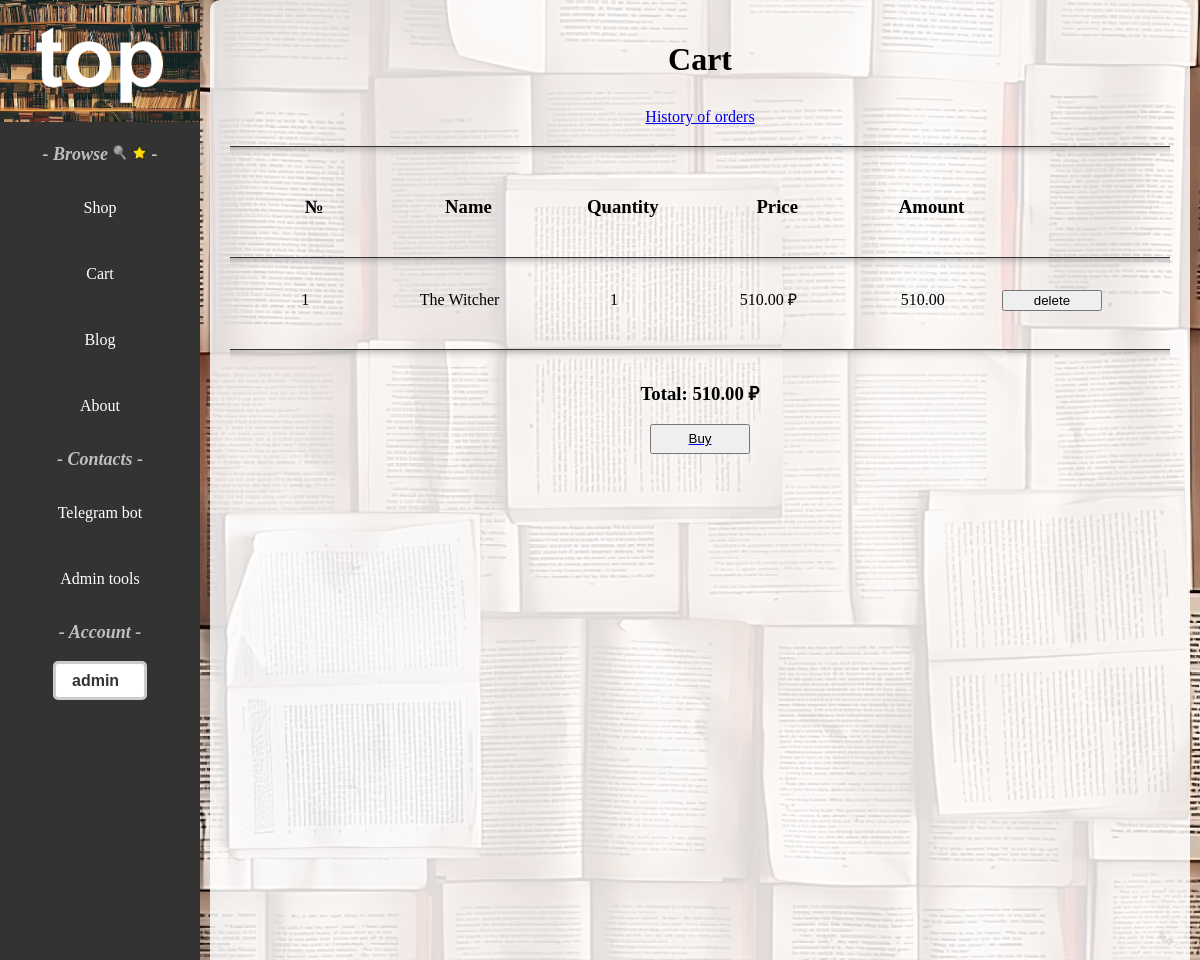
/shop/cart_view/ (signed in), run on an earlier commit of the app's database.
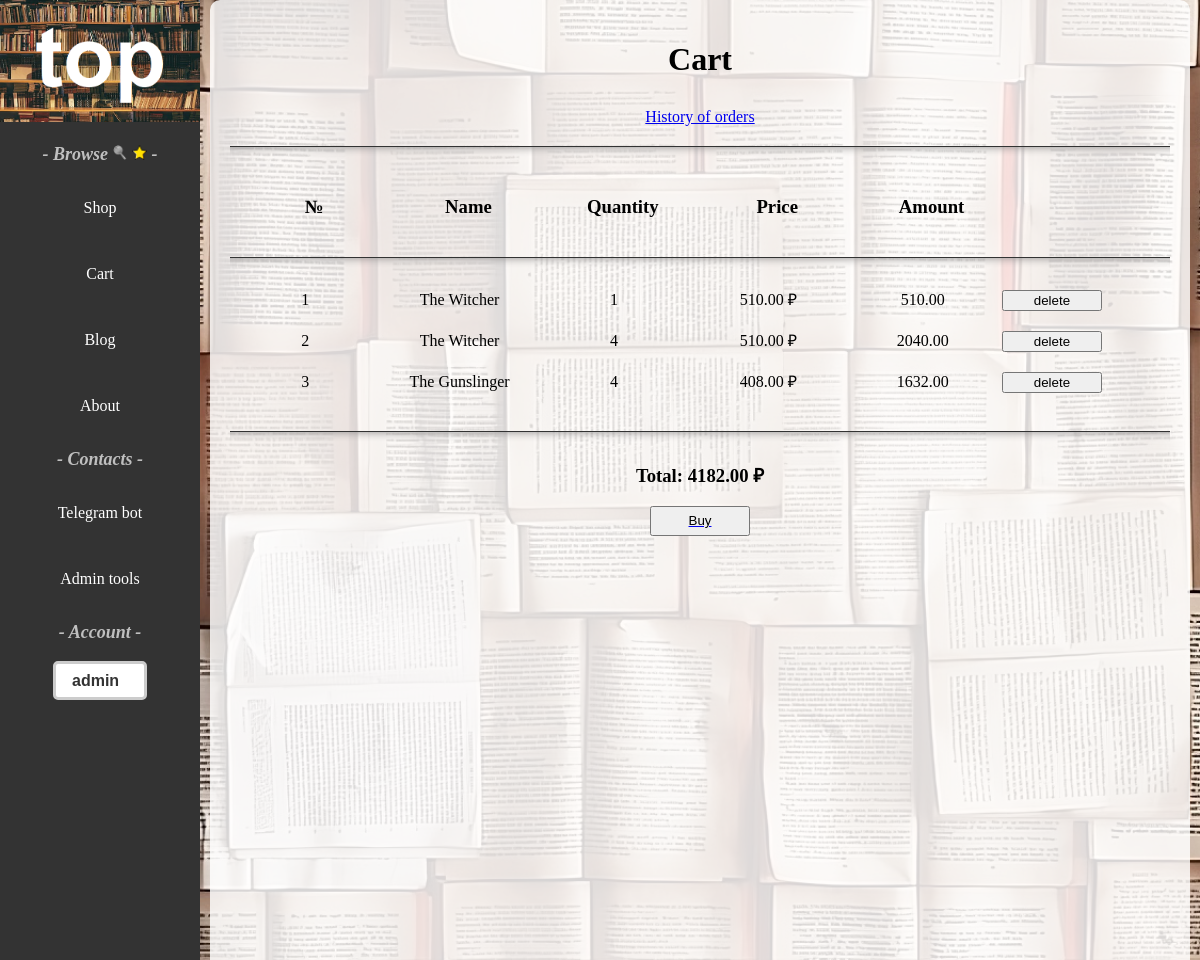
And on a later commit of the database.
### shop/models.py (models this page shows, shortened)
class OrderItem(models.Model):
    order = models.ForeignKey(Order, on_delete=models.CASCADE)
    product = models.ForeignKey(Product, on_delete=models.PROTECT)
    quantity = models.PositiveIntegerField(default=1)
    price = models.DecimalField(max_digits=20, decimal_places=2)
    discount = models.DecimalField(max_digits=20, decimal_places=2, default=0)
    class Meta:
        ordering = ['pk']
    @property
    def amount(self):
        return self.quantity * (self.price - self.discount)

class Product(models.Model):
    CATEGORY_CHOICES = (
        ('F', 'Fantasy'),
        ('D', 'Detective'),
        ('H', 'Horror'),
        ('A', 'Adults'),
        ('P', 'Poetry'),
        ('DR', 'Drama'),
        ('HIS', 'History'),
        ('C', 'Comedy'),
    )
    name = models.CharField(max_length=255, verbose_name='product_name')
    code = models.CharField(max_length=255, verbose_name='product_code')  # Уникальный код продукта
    price = models.DecimalField(max_digits=20, decimal_places=2)
    unit = models.CharField(max_length=255, blank=True, null=True)
    image_url = models.URLField(blank=True, null=True)
    note = models.TextField(blank=True, null=True)
    category = models.CharField(max_length=3, choices=CATEGORY_CHOICES, blank=True, null=True)
    class Meta:
        ordering = ['pk']
    def __str__(self):
        return f'{self.name}'

class Order(models.Model):
    STATUS_CART = '1_cart'
    STATUS_WAITING_FOR_PAYMENT = '2_waiting_for_payment'
    STATUS_PAID = '3_paid'
    STATUS_CHOICES = [
        (STATUS_CART, 'cart'),
        (STATUS_WAITING_FOR_PAYMENT, 'waiting_for_payment'),
        (STATUS_PAID, 'paid')
    ]
    user = models.ForeignKey(User, on_delete=models.CASCADE)
    status = models.CharField(max_length=32, choices=STATUS_CHOICES, default=STATUS_CART)
    amount = models.DecimalField(max_digits=20, decimal_places=2, blank=True, null=True)
    creation_time = models.DateTimeField(auto_now_add=True)
    payment = models.ForeignKey(Payment, on_delete=models.PROTECT, blank=True, null=True)
    comment = models.TextField(blank=True, null=True)
    class Meta:
        ordering = ['pk']
    @staticmethod
    def get_cart(user: User):
        cart = Order.objects.filter(user=user,
                                    status=Order.STATUS_CART
                                    ).first()
        if not cart:
            cart = Order.objects.create(user=user,
                                        status=Order.STATUS_CART,
                                        amount=0)
        return cart

### shop/views.py (the view)
# urls.py: path('cart_view/', cart_view, name='cart_view'),
@login_required(login_url=reverse_lazy('login'))
def cart_view(request):
    cart = Order.get_cart(request.user)
    items = cart.orderitem_set.all()
    context = {
        'cart': cart,
        'items': items,
    }
    return render(request, 'shop/cart.html', context)

### templates/shop/cart.html (shortened to what this page needs)
{% extends 'base-page.html' %}
{% load static %}
{% block container %}
    <div class="cartbackground">
        <p><h1 style="text-align: center;">Cart</h1>
        <p style="text-align: center;"><a href="{% url 'history_orders' %}">History of orders</a></p>
        <hr class="hr-shadow">
        <div class="cartParts">
            <div class="cartPartsInside">
                <h3>№</h3>
            </div>
            <div class="cartPartsInside">
                <h3>Name</h3>
            </div>
            <div class="cartPartsInside">
                <h3>Quantity</h3>
            </div>
            <div class="cartPartsInside">
                <h3>Price</h3>
            </div>
            <div class="cartPartsInside">
                <h3>Amount</h3>
            </div>
            <div class="cartPartsInside">
            </div>
        </div>
        <hr class="hr-shadow">
        {% for item in items %}
            <div class="row">
                <div class="cartPartsInside">
                    {{ forloop.counter }}
                </div>
                <div class="cartPartsInside">
                    {{ item.product }}
                </div>
                <div class="cartPartsInside">
                    {{ item.quantity }}
                </div>
                <div class="cartPartsInside">
                    {{ item.price }} ₽
                </div>
                <div class="cartPartsInside">
                    {{ item.amount }}
                </div>
                <div class="cartPartsInside">
                    <form method="post" action="{% url 'cart_delete_item' item.pk %}">
                        <button type="submit" style="width: 100px;">delete</button>
                    </form>
                </div>
            </div>
            <br>
        {% endfor %}
        <hr class="hr-shadow">
        <h3 style="text-align: center;">Total: {{ cart.amount }} ₽</h3>
        <a href="{% url 'make_order' %}"><button style="margin: 0 auto; display: block; width: 100px; height: 30px;">
            Buy</button></a>
    </div>
{% endblock container%}

What changed in the data, as far as the page shows it:
added OrderItem: product "The Witcher", quantity "4", price "510.00", amount "2040.00"
added OrderItem: product "The Gunslinger", quantity "4", price "408.00", amount "1632.00"
changed Order: amount "510.00" → "4182.00"
